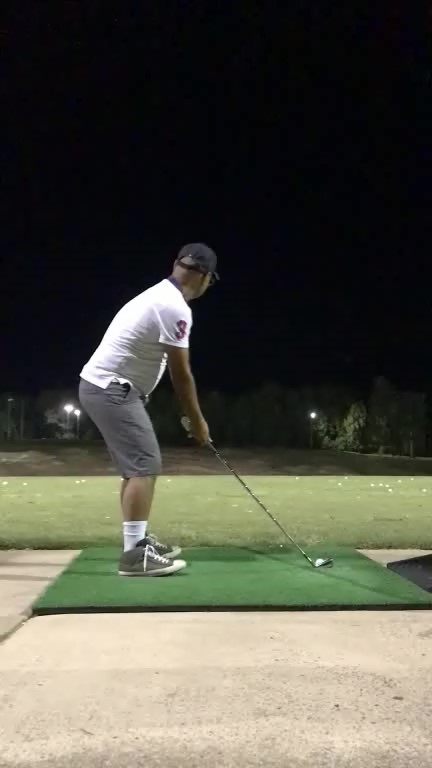
#> input picture scratch/image.jpg, 432 x 768 px
$ python canny_edge.py
#> lines starting #> are read from the running program, lines starting #| are printed output that depends on the picture; after the words box and inside, x2 and y2 are one past the last pixel; in counts of white or black regions, pixels touching at a corner belong together
import cv2
import numpy as np

# Create a named window to attach trackbars
cv2.namedWindow('image')

# Load image and convert to grayscale
img = cv2.imread('image.jpg')
#> img is the input picture: shape (768, 432, 3); mean B, G, R 69.9, 81, 81.4
gray = cv2.cvtColor(img, cv2.COLOR_BGR2GRAY)
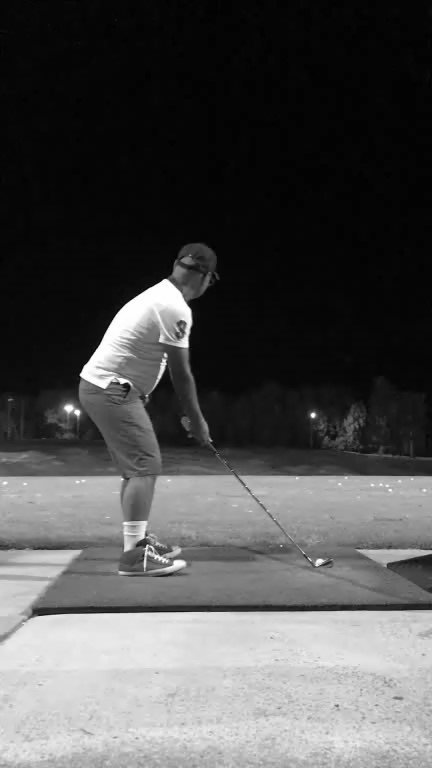
#> gray: shape (768, 432); min 0, max 255, mean 79.8

# Define default parameter values
thresh1 = 50
thresh2 = 150
apertureSize = 3
minLineLength = 50
maxLineGap = 10

# Define a function to update parameter values
def update(val):
    global thresh1, thresh2, apertureSize, minLineLength, maxLineGap
    thresh1 = cv2.getTrackbarPos('thresh1', 'image')
    thresh2 = cv2.getTrackbarPos('thresh2', 'image')
    apertureSize = cv2.getTrackbarPos('apertureSize', 'image')
    minLineLength = cv2.getTrackbarPos('minLineLength', 'image')
    maxLineGap = cv2.getTrackbarPos('maxLineGap', 'image')
    if apertureSize % 2 == 0:
        apertureSize += 1  # Make sure aperture size is odd
    if minLineLength <= 0:
        minLineLength = 1
    if maxLineGap < 0:
        maxLineGap = 0

# Create trackbars to vary parameters
cv2.createTrackbar('thresh1', 'image', thresh1, 255, update)
cv2.createTrackbar('thresh2', 'image', thresh2, 255, update)
cv2.createTrackbar('apertureSize', 'image', apertureSize, 7, update)
cv2.createTrackbar('minLineLength', 'image', minLineLength, 500, update)
cv2.createTrackbar('maxLineGap', 'image', maxLineGap, 500, update)

while True:
    # Apply Canny edge detection with current parameter values
    edges = cv2.Canny(gray, thresh1, thresh2, apertureSize)
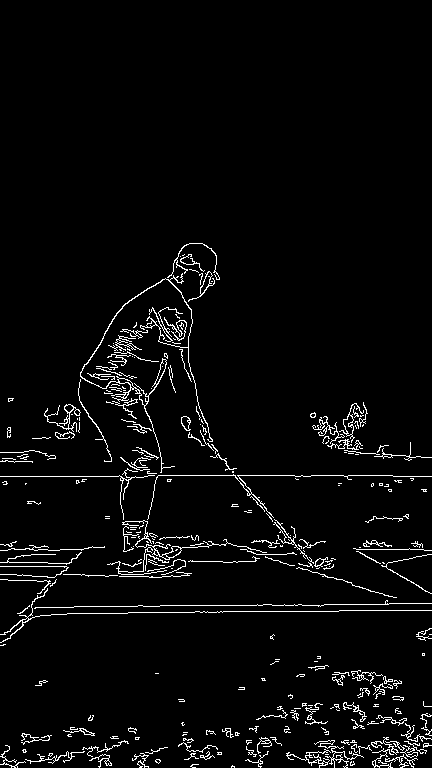
#> edges: shape (768, 432); 3.7% white in thin lines or dots, all inside (x1, y1, x2, y2) = (0, 243, 432, 768)

    # Find lines in the image
    lines = cv2.HoughLinesP(edges, 1, np.pi/180, 100, minLineLength, maxLineGap)
#> lines = 14 rows, first 6: [237, 475, 294, 475], [0, 476, 118, 476], [223, 611, 259, 611], [356, 549, 408, 549], [160, 605, 256, 605], [324, 604, 371, 604]

    # Draw lines on the original image
    if lines is not None:
        for line in lines:
            x1, y1, x2, y2 = line[0]
            cv2.line(img, (x1, y1), (x2, y2), (0, 0, 255), 2)
#> this loop made 14 passes
#> (x1, y1, x2, y2) on passes 1 to 12: (237, 475, 294, 475), (0, 476, 118, 476), (223, 611, 259, 611), (356, 549, 408, 549), (160, 605, 256, 605), (324, 604, 371, 604), (348, 475, 392, 475), (60, 549, 83, 549), (263, 611, 319, 611), (71, 752, 83, 752), (9, 562, 47, 562), (93, 547, 104, 547)
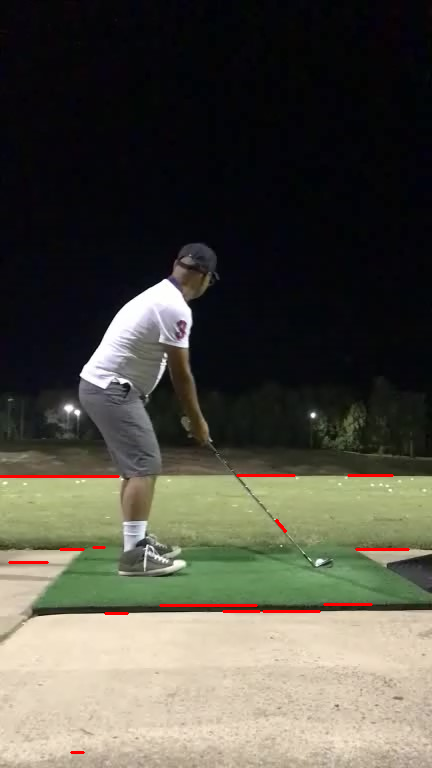
#> img: shape (768, 432, 3); 0.59% of pixels changed, all inside (x1, y1, x2, y2) = (0, 474, 410, 754)

    # Display the image with current parameter values
    cv2.imshow('image', img)

    # Wait for key press and exit if 'q' is pressed
    key = cv2.waitKey(1) & 0xFF
#> (key q is pressed here)
    if key == ord('q'):
        break

# Release the video capture and close all windows
cv2.destroyAllWindows()
